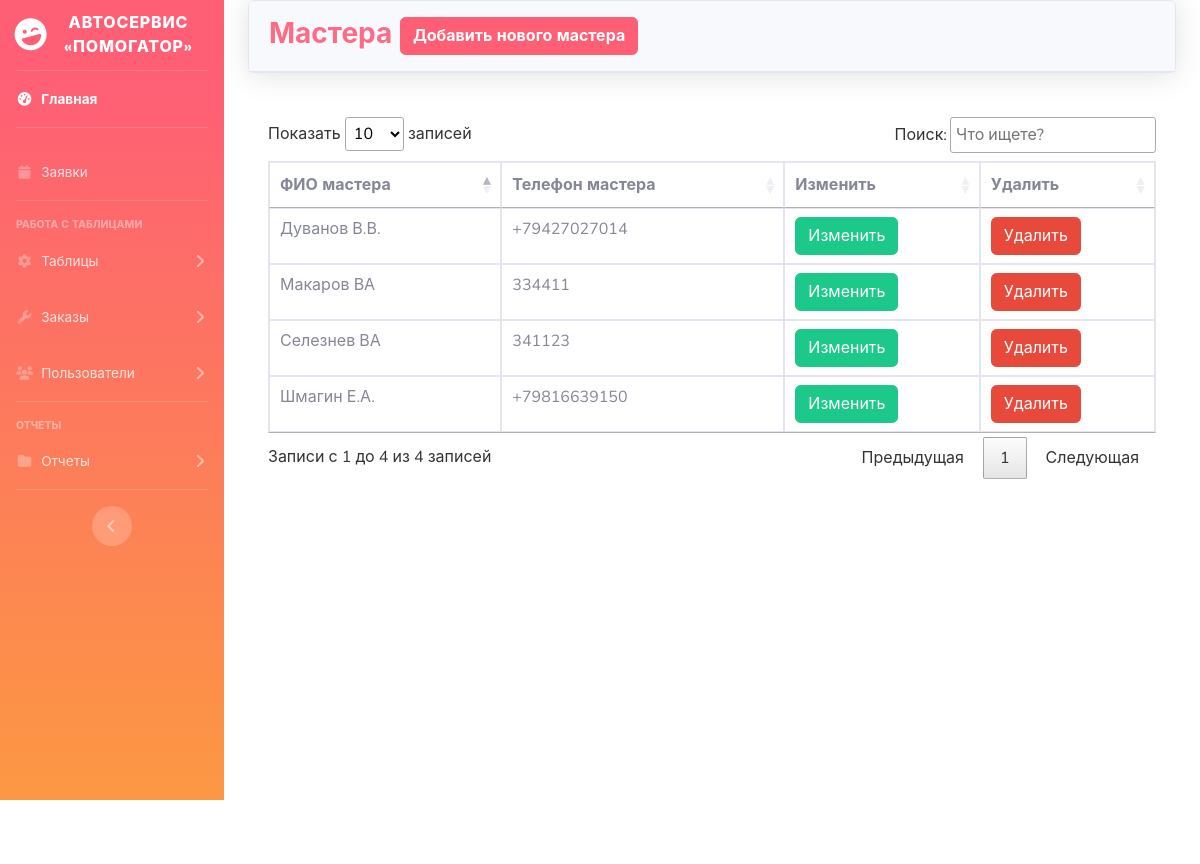
/admin/rabotnik.php, run on the app's committed database.
### tables this page shows
CREATE TABLE `worker` (
  `idworker` int(11) NOT NULL,
  `worker` varchar(40) DEFAULT NULL,
  `phone` varchar(40) DEFAULT NULL
);

### admin/rabotnik.php (the view, shortened to what this page needs)
<?php
include('security.php');
include('includes/header.php');
include('includes/navbar.php');
?>
<div class="container-fluid">
    <div class="card shadow mb-4">
        <div class="card-header py-3">
            <h3 class="m-0 font-weight-bold text-primary">Мастера
            <button type="button" class="btn btn-primary font-weight-bold" data-toggle="modal" data-target="#addrabotnik">
                Добавить нового мастера
            </button>
            </h3>
        </div>
    </div>
    <div class="card-body">
        <div class="table-responsive">
            <?php
            $query = "SELECT * FROM `worker`";
            $query_run = mysqli_query($connection, $query);
            if(mysqli_num_rows($query_run) > 0)
            {
                ?>
            <table class="table table-bordered" id="dataTable" width="100%" cellspacing="0">
                <thead>
                    <tr>
                        <th>ФИО мастера</th>
                        <th>Телефон мастера</th>
                        <th>Изменить</th>
                        <th>Удалить</th>
                    </tr>
                </thead>
                <tbody>
                    <?php
                        while($row = mysqli_fetch_assoc($query_run))
                        {
                    ?>
                        <tr>
                            <td><?php echo $row['worker'] ?></td>
                            <td><?php echo $row['phone'] ?></td>
                            <td>
                                <form action="rabonik_edit.php" method="POST">
                                    <button type="submit" name="worker_data_btn" class="btn btn-success">Изменить</button>
                                </form>
                            </td>
                            <td>
                                <form action="code.php" method="POST">
                                    <button type="submit" name="worker_delete_btn" class="btn btn-danger">Удалить</button>
                                </form>
                            </td>
                        </tr>
                    <?php
                        }
                    ?>
                </tbody>
            </table>
            <?php
            }
            else
            {
                echo "Записи не найдены";
            }
            ?>
        </div>
    </div>
    </div>
</div>
<?php
include('includes/footer.php');
?>

### data on the page
worker: worker "Макаров ВА", phone "334411"
worker: worker "Селезнев ВА", phone "341123"
worker: worker "Шмагин Е.А.", phone "+79816639150"
worker: worker "Дуванов В.В.", phone "+79427027014"
